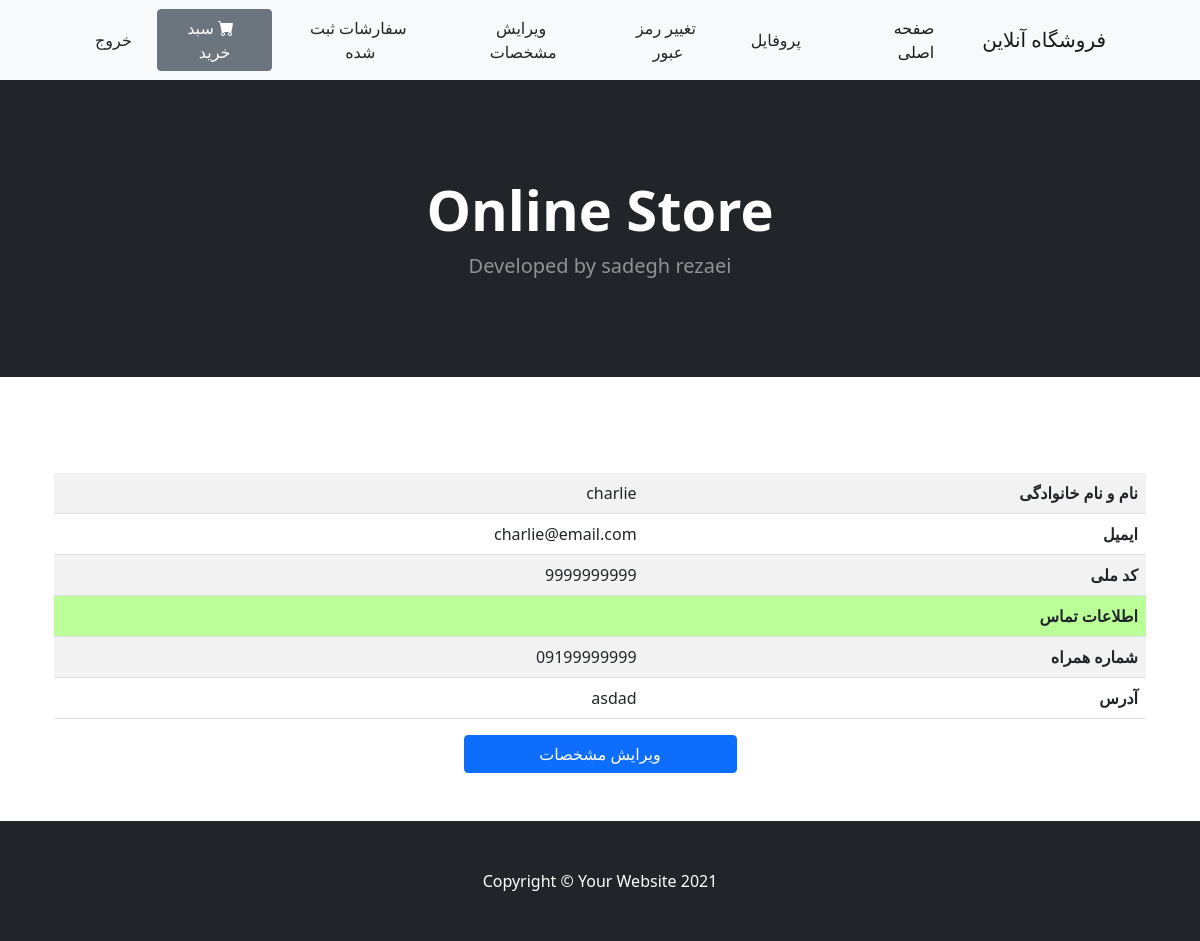
The app's page /accounts/profile/ (signed in), older data.
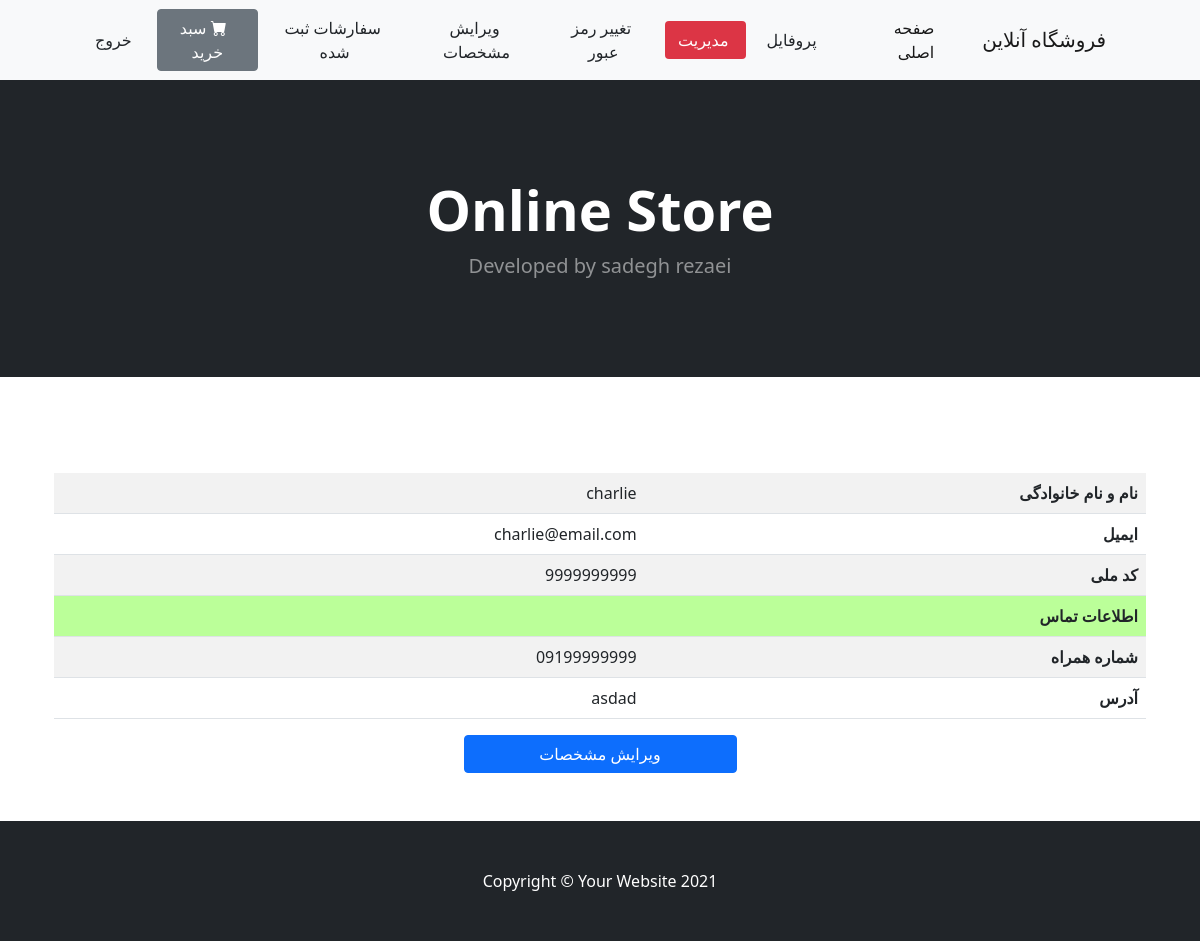
The same page, newer data.
### accounts/views.py (the view)
# urls.py: path('profile/', views.user_profile, name='user_profile'),
@login_required
def user_profile(request):
    user_id = request.user.id
    the_user = get_object_or_404(User, id = user_id)
    context = {
        'the_user' : the_user
    }
    return render(request,'accounts/user_profile.html', context)

### templates/accounts/user_profile.html (shortened to what this page needs)
{% extends 'base_accounts.html' %}
{% block content %}
    <table dir='rtl' class="table table-striped ">
        <tbody>
        <tr>
            <th scope="col">نام و نام خانوادگی</th>
            <td scope="col">{{ the_user.full_name }}</td>
        </tr>
        <tr>
            <th scope="col">ایمیل</th>
            <td scope="col">{{ the_user.email }}</td>
        </tr>
        <tr>
            <th scope="col">کد ملی</th>
            <td scope="col">{{ the_user.national_code }}</td>
        </tr>
        <tr><th style='background-color:#bbff99;' scope="col " colspan=2 >اطلاعات تماس</th></tr>
        <tr>
            <th scope="col">شماره همراه</th>
            <td scope="col">{{ the_user.mobile }}</td>
        </tr>
        <tr>
            <th scope="col">آدرس</th>
            <td scope="col">{{ the_user.address }}</td>
        </tr>
        </tbody>
    </table>
    <a href="{% url 'accounts:user_edit' %}" type="button" class="btn btn-primary">ویرایش مشخصات</a>
{% endblock %}

Row changes from the older to the newer data that the page shows:
changed User "charlie": access_level "s" → "o" (drawn)
Text that changed along with them:
text now shown: "مدیریت"
